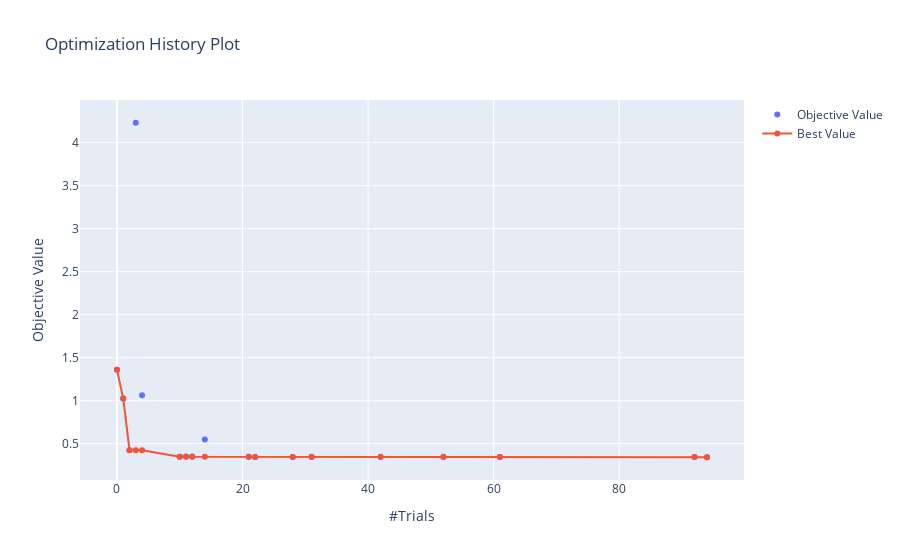

Write notebook code for a chart like this one.
### Code cell
optuna.visualization.plot_optimization_history(study)

### Figure 1 — Plotly figure (JSON) as saved in the notebook; plotly's stock layout.template omitted (floating-point values rounded to 4 significant figures)
{"data": [{"mode": "markers", "name": "Objective Value", "type": "scatter", "x": [0, 1, 2, 3, 4, 10, 11, 12, 14, 21, 22, 28, 31, 42, 52, 61, 92, 94], "y": [1.36, 1.026, 0.4253, 4.232, 1.063, 0.3488, 0.3507, 0.3517, 0.5487, 0.3495, 0.3459, 0.346, 0.3487, 0.3493, 0.3492, 0.3463, 0.3458, 0.343]}, {"name": "Best Value", "type": "scatter", "x": [0, 1, 2, 3, 4, 10, 11, 12, 14, 21, 22, 28, 31, 42, 52, 61, 92, 94], "y": [1.36, 1.026, 0.4253, 0.4253, 0.4253, 0.3488, 0.3488, 0.3488, 0.3488, 0.3488, 0.3459, 0.3459, 0.3459, 0.3459, 0.3459, 0.3459, 0.3458, 0.343]}], "layout": {"autosize": true, "title": {"text": "Optimization History Plot"}, "xaxis": {"autorange": true, "range": [-5.628, 99.63], "title": {"text": "#Trials"}, "type": "linear"}, "yaxis": {"autorange": true, "range": [0.05816, 4.517], "title": {"text": "Objective Value"}, "type": "linear"}}}
